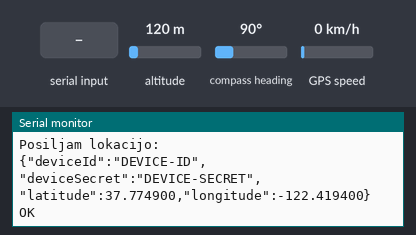
A sketch run on a simulated ESP32. Shown: the last lines printed to the serial monitor. Inputs (shaded band) come from the test bench; at power-on: altitude 120 m, compass heading 90°, GPS speed 0 km/h. The GPS gets a fix after 3 s at 37.7749, -122.4194 with 8 satellites; the modem accepts every AT command (registered, SIM ready, sends succeed) and sends nothing else.

Above: at 14.2 s.
14.3 s: "1" received over the second serial link
At 15.6 s:
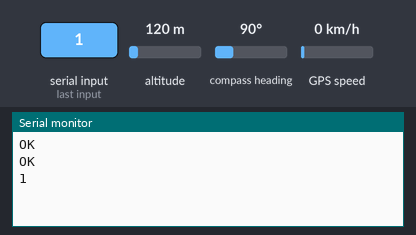
16.5 s: "0" received over the second serial link
At 18.4 s:
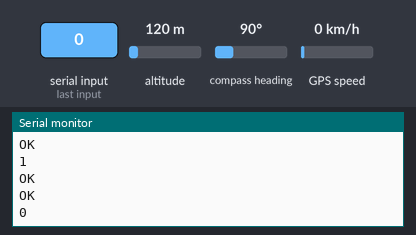

Measured:
- after the input at 14.3 s, the serial monitor: prints a new line after 0.73 s (image 1)
- after the input at 16.5 s, the serial monitor: prints a new line after 0.54 s (image 2)

The sketch:

ESP_koda.ino
```cpp
#include <HardwareSerial.h>
#include <TinyGPSPlus.h>

HardwareSerial GPSSerial(2);
HardwareSerial SIMSerial(1);

TinyGPSPlus gps;

// GPS pini na ESP32
const int GPS_RX = 16;
const int GPS_TX = 17;

// SIM800L pini na ESP32
const int SIM_RX = 18;
const int SIM_TX = 19;

// API
const char* API_URL = "API-URL";

const char* DEVICE_ID = "DEVICE-ID";

const char* DEVICE_SECRET = "DEVICE-SECRET";

// Interval pošiljanja: 2 minuti
const unsigned long INTERVAL = 120000;

unsigned long zadnjePosiljanje = 0;


void posljiUkaz(String ukaz, int cakanje = 1000)
{
    SIMSerial.println(ukaz);
    delay(cakanje);

    while (SIMSerial.available())
    {
        Serial.write(SIMSerial.read());
    }
}


void vzpostaviGprs()
{
    posljiUkaz("AT");

    posljiUkaz("AT+SAPBR=3,1,\"CONTYPE\",\"GPRS\"");

    posljiUkaz("AT+SAPBR=3,1,\"APN\",\"internet\"");

    posljiUkaz("AT+SAPBR=3,1,\"USER\",\"mobitel\"");

    posljiUkaz("AT+SAPBR=3,1,\"PWD\",\"internet\"");

    posljiUkaz("AT+SAPBR=1,1", 5000);

    Serial.println("GPRS povezava vzpostavljena.");
}


void posljiLokacijo(double latitude, double longitude)
{
    String json = "{\"deviceId\":\"" + String(DEVICE_ID) + "\",\"deviceSecret\":\"" + String(DEVICE_SECRET) + "\",\"latitude\":" + String(latitude, 6) + ",\"longitude\":" + String(longitude, 6) +"}";

    Serial.println();
    Serial.println("Posiljam lokacijo:");
    Serial.println(json);


    posljiUkaz("AT+HTTPINIT");
    posljiUkaz("AT+HTTPPARA=\"CID\",1");

    posljiUkaz("AT+HTTPPARA=\"URL\",\"" +String(API_URL) + "\"");
    posljiUkaz("AT+HTTPPARA=\"CONTENT\",\"application/json\"");
    SIMSerial.println("AT+HTTPDATA=" + String(json.length()) +",10000");

    delay(1500);
    SIMSerial.print(json);
    delay(2000);

    posljiUkaz("AT+HTTPACTION=1",12000);
    posljiUkaz("AT+HTTPREAD",3000);

    posljiUkaz("AT+HTTPTERM");

    Serial.println("Lokacija poslana.");
}


void setup()
{
    Serial.begin(115200);

    // UART za GPS
    GPSSerial.begin(
        9600,
        SERIAL_8N1,
        GPS_RX,
        GPS_TX
    );

    // UART za SIM800L
    SIMSerial.begin(
        9600,
        SERIAL_8N1,
        SIM_RX,
        SIM_TX
    );

    delay(3000);

    Serial.println();
    Serial.println("E-ZIVALI GPS TRACKER");

    Serial.println("Vzpostavljam GPRS povezavo...");

    // GPRS odpremo samo enkrat
    vzpostaviGprs();

    Serial.println("Cakam na GPS lokacijo...");
}


void loop()
{

    while (GPSSerial.available())
    {
        gps.encode(GPSSerial.read());
    }

    if (gps.location.isValid() && (zadnjePosiljanje == 0 || millis() - zadnjePosiljanje >= INTERVAL))
    {
        double latitude = gps.location.lat();

        double longitude = gps.location.lng();

        Serial.println();
        Serial.println("GPS lokacija pridobljena.");

        Serial.print("Latitude: ");
        Serial.println(latitude, 6);

        Serial.print("Longitude: ");
        Serial.println(longitude, 6);

        posljiLokacijo(latitude, longitude);

        zadnjePosiljanje = millis();
    }

    delay(10);
}
```
